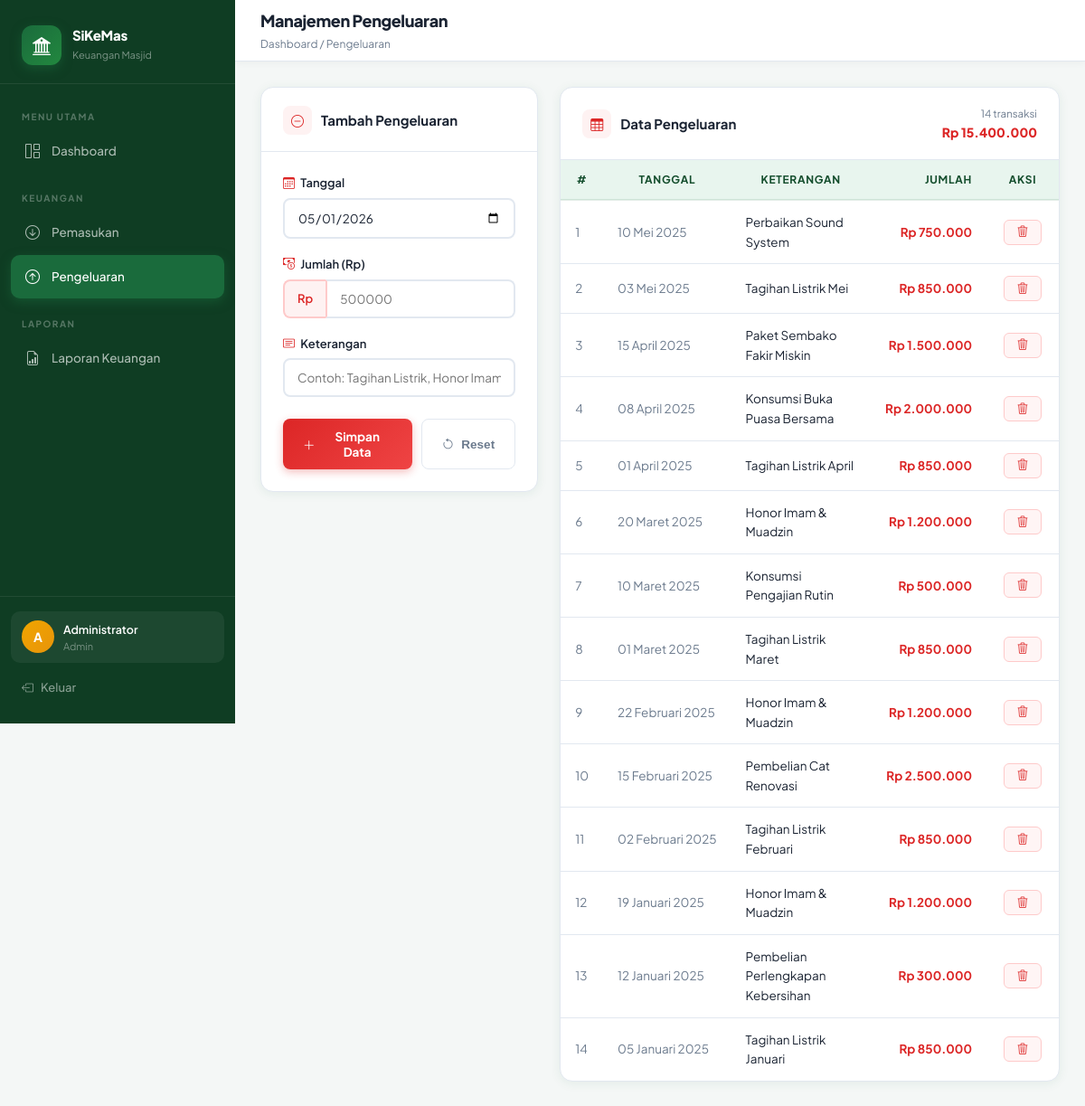
The app's page /pengeluaran.php (signed in) with its own data.
### tables this page shows
CREATE TABLE IF NOT EXISTS pengeluaran (
    id          INT AUTO_INCREMENT PRIMARY KEY,
    tanggal     DATE          NOT NULL,
    jumlah      DECIMAL(15,2) NOT NULL,
    keterangan  VARCHAR(255)  NOT NULL,
    created_at  TIMESTAMP DEFAULT CURRENT_TIMESTAMP
);

### config/koneksi.php (called while the page is built, shortened)
<?php
function rupiah($angka) {
    return 'Rp ' . number_format($angka, 0, ',', '.');
}
function tgl_indo($tanggal) {
    $bulan = [
        '01' => 'Januari',  '02' => 'Februari', '03' => 'Maret',
        '04' => 'April',    '05' => 'Mei',       '06' => 'Juni',
        '07' => 'Juli',     '08' => 'Agustus',   '09' => 'September',
        '10' => 'Oktober',  '11' => 'November',  '12' => 'Desember'
    ];
    $d = explode('-', $tanggal);
    return $d[2] . ' ' . $bulan[$d[1]] . ' ' . $d[0];
}
?>

### pengeluaran.php (the view, shortened to what this page needs)
<?php
require_once 'config/koneksi.php';
$data = mysqli_query($koneksi,
    "SELECT * FROM pengeluaran ORDER BY tanggal DESC, id DESC");
$q_total = mysqli_fetch_assoc(mysqli_query($koneksi,
    "SELECT COALESCE(SUM(jumlah),0) AS total, COUNT(*) AS jml FROM pengeluaran"));
?>
<!DOCTYPE html>
<html lang="id">
<head>
    <link href="https://cdn.jsdelivr.net/npm/bootstrap-icons@1.11.3/font/bootstrap-icons.min.css" rel="stylesheet">
    <link href="assets/css/style.css" rel="stylesheet">
</head>
<body>
<?php include '_sidebar.php'; ?>
<div class="main-wrapper">
    <header class="topbar">
        <div class="topbar-left">
            <div>
                <div class="page-title">Manajemen Pengeluaran</div>
                <div class="page-bread">Dashboard / Pengeluaran</div>
            </div>
        </div>
    </header>
    <main class="page-content">
        <div style="display:grid;grid-template-columns:1fr 1.8fr;gap:24px;align-items:start" class="keluar-grid">
            <div class="content-card">
                <div class="card-header-custom">
                    <div class="card-title-custom">
                        <div class="card-title-icon" style="background:#fef2f2;color:#dc2626">
                            <i class="bi bi-dash-circle"></i>
                        </div>
                        Tambah Pengeluaran
                    </div>
                </div>
                <div class="card-body-custom">
                    <form action="process/tambah_pengeluaran.php" method="POST">
                        <div class="form-group-custom">
                            <label class="form-label-custom">
                                <i class="bi bi-calendar3" style="color:#dc2626;margin-right:4px"></i>
                                Tanggal
                            </label>
                            <input type="date" name="tanggal" id="tanggal"
                                   class="form-control-custom" required
                                   style="--focus-color:#dc2626">
                        </div>
                        <div class="form-group-custom">
                            <label class="form-label-custom">
                                <i class="bi bi-cash-coin" style="color:#dc2626;margin-right:4px"></i>
                                Jumlah (Rp)
                            </label>
                            <div class="input-group-custom">
                                <span class="input-prefix" style="background:#fef2f2;color:#dc2626;border-color:#fecaca">Rp</span>
                                <input type="number" name="jumlah" id="jumlah"
                                       class="form-control-custom"
                                       placeholder="500000"
                                       min="1" required
                                       style="border-left-color:#fecaca">
                            </div>
                        </div>
                        <div class="form-group-custom">
                            <label class="form-label-custom">
                                <i class="bi bi-card-text" style="color:#dc2626;margin-right:4px"></i>
                                Keterangan
                            </label>
                            <input type="text" name="keterangan"
                                   class="form-control-custom"
                                   placeholder="Contoh: Tagihan Listrik, Honor Imam..."
                                   required maxlength="255">
                        </div>
                        <div style="display:flex;gap:10px;margin-top:24px">
                            <button type="submit"
                                style="background:linear-gradient(135deg,#dc2626,#ef4444);color:white;border:none;padding:11px 22px;border-radius:8px;font-size:13.5px;font-weight:700;cursor:pointer;display:inline-flex;align-items:center;gap:8px;box-shadow:0 3px 10px rgba(220,38,38,0.3);transition:all .2s;font-family:inherit"
                                onmouseover="this.style.transform='translateY(-1px)'"
                                onmouseout="this.style.transform=''">
                                <i class="bi bi-plus-lg"></i> Simpan Data
                            </button>
                            <button type="reset" class="btn-secondary-custom">
                                <i class="bi bi-arrow-counterclockwise"></i> Reset
                            </button>
                        </div>
                    </form>
                </div>
            </div>
            <div class="content-card">
                <div class="card-header-custom">
                    <div class="card-title-custom">
                        <div class="card-title-icon" style="background:#fef2f2;color:#dc2626">
                            <i class="bi bi-table"></i>
                        </div>
                        Data Pengeluaran
                    </div>
                    <div style="text-align:right">
                        <div style="font-size:11.5px;color:#6b7a8d"><?= $q_total['jml'] ?> transaksi</div>
                        <div style="font-size:14px;font-weight:800;color:#dc2626"><?= rupiah($q_total['total']) ?></div>
                    </div>
                </div>
                <div style="overflow-x:auto">
                    <table class="table-modern">
                        <thead>
                            <tr>
                                <th style="width:40px">#</th>
                                <th>Tanggal</th>
                                <th>Keterangan</th>
                                <th style="text-align:right">Jumlah</th>
                                <th style="text-align:center;width:80px">Aksi</th>
                            </tr>
                        </thead>
                        <tbody>
                            <?php if (mysqli_num_rows($data) > 0):
                                $no = 1;
                                while ($row = mysqli_fetch_assoc($data)): ?>
                            <tr>
                                <td class="muted"><?= $no++ ?></td>
                                <td class="muted" style="white-space:nowrap"><?= tgl_indo($row['tanggal']) ?></td>
                                <td><?= htmlspecialchars($row['keterangan']) ?></td>
                                <td style="text-align:right;font-weight:700;color:#dc2626;white-space:nowrap">
                                    <?= rupiah($row['jumlah']) ?>
                                </td>
                                <td style="text-align:center">
                                    <button class="btn-danger-custom"
                                        onclick="confirmDelete('process/hapus_pengeluaran.php?id=<?= $row['id'] ?>', '<?= htmlspecialchars(addslashes($row['keterangan'])) ?>')">
                                        <i class="bi bi-trash3"></i>
                                    </button>
                                </td>
                            </tr>
                            <?php endwhile; endif; ?>
                        </tbody>
                    </table>
                </div>
            </div>
        </div>
    </main>
</div>
</body>
</html>

### assets/css/style.css (style rules this page uses)
:root { --primary: #1a6b3c; --primary-dark: #134d2c; --primary-light: #22883f; --primary-soft: #e8f5ee; --accent: #f0a500; --accent-light: #fff8e6; --sidebar-width: 260px; --sidebar-bg: #0f3d23; --sidebar-hover: #1a6b3c; --text-dark: #1a2332; --text-muted: #6b7a8d; --border: #e2e8f0; --white: #ffffff; --bg-page: #f4f7f6; --card-shadow: 0 2px 12px rgba(26,107,60,0.08); --card-shadow-h: 0 8px 28px rgba(26,107,60,0.14); --radius: 14px; --radius-sm: 8px; }
*, *::before, *::after { box-sizing: border-box; margin: 0; padding: 0; }
body { font-family: 'Plus Jakarta Sans', sans-serif; background: var(--bg-page); color: var(--text-dark); font-size: 14px; line-height: 1.6; overflow-x: hidden; }
.main-wrapper { margin-left: var(--sidebar-width); min-height: 100vh; display: flex; flex-direction: column; }
.topbar { background: white; height: 68px; display: flex; align-items: center; justify-content: space-between; padding: 0 28px; border-bottom: 1px solid var(--border); position: sticky; top: 0; z-index: 90; box-shadow: 0 2px 8px rgba(0,0,0,0.04); }
.topbar-left { display: flex; align-items: center; gap: 14px; }
.page-title { font-size: 18px; font-weight: 800; color: var(--text-dark); letter-spacing: -0.4px; }
.page-bread { font-size: 12px; color: var(--text-muted); margin-top: 1px; }
.page-content { padding: 28px; flex: 1; }
.content-card { background: white; border-radius: var(--radius); box-shadow: var(--card-shadow); border: 1px solid var(--border); margin-bottom: 24px; overflow: hidden; }
.card-header-custom { padding: 20px 24px 18px; border-bottom: 1px solid var(--border); display: flex; align-items: center; justify-content: space-between; gap: 12px; }
.card-title-custom { font-size: 15px; font-weight: 700; color: var(--text-dark); display: flex; align-items: center; gap: 10px; }
.card-title-icon { width: 32px; height: 32px; border-radius: 8px; background: var(--primary-soft); display: flex; align-items: center; justify-content: center; color: var(--primary); font-size: 14px; }
.card-body-custom { padding: 24px; }
.table-modern { width: 100%; border-collapse: collapse; }
.table-modern thead th { background: var(--primary-soft); color: var(--primary-dark); font-size: 12px; font-weight: 700; text-transform: uppercase; letter-spacing: 0.7px; padding: 12px 16px; border-bottom: 2px solid rgba(26,107,60,0.12); white-space: nowrap; }
.table-modern tbody tr { border-bottom: 1px solid var(--border); transition: background 0.15s; }
.table-modern tbody tr:last-child { border-bottom: none; }
.table-modern tbody td { padding: 13px 16px; font-size: 13.5px; color: var(--text-dark); vertical-align: middle; }
.table-modern tbody td.muted { color: var(--text-muted); }
.form-group-custom { margin-bottom: 18px; }
.form-label-custom { font-size: 13px; font-weight: 600; color: var(--text-dark); margin-bottom: 6px; display: block; }
.form-control-custom { width: 100%; border: 2px solid var(--border); border-radius: var(--radius-sm); padding: 11px 14px; font-size: 13.5px; font-family: inherit; color: var(--text-dark); background: white; transition: border-color 0.2s, box-shadow 0.2s; outline: none; }
.input-group-custom { display: flex; gap: 0; }
.input-prefix { background: var(--primary-soft); border: 2px solid var(--border); border-right: none; border-radius: var(--radius-sm) 0 0 var(--radius-sm); padding: 0 14px; display: flex; align-items: center; color: var(--primary); font-weight: 600; font-size: 13px; white-space: nowrap; }
.input-group-custom .form-control-custom { border-radius: 0 var(--radius-sm) var(--radius-sm) 0; }
.btn-danger-custom { background: #fff5f5; color: #dc2626; border: 1.5px solid #fecaca; padding: 6px 14px; border-radius: 6px; font-size: 12.5px; font-weight: 600; cursor: pointer; transition: all 0.15s; display: inline-flex; align-items: center; gap: 5px; }
.btn-secondary-custom { background: white; color: var(--text-muted); border: 1.5px solid var(--border); padding: 11px 22px; border-radius: var(--radius-sm); font-size: 13.5px; font-weight: 600; cursor: pointer; transition: all 0.15s; display: inline-flex; align-items: center; gap: 8px; }

### records on screen
pengeluaran: tanggal "10 Mei 2025", keterangan "Perbaikan Sound System", jumlah "Rp 750.000"
pengeluaran: tanggal "03 Mei 2025", keterangan "Tagihan Listrik Mei", jumlah "Rp 850.000"
pengeluaran: tanggal "15 April 2025", keterangan "Paket Sembako Fakir Miskin", jumlah "Rp 1.500.000"
pengeluaran: tanggal "08 April 2025", keterangan "Konsumsi Buka Puasa Bersama", jumlah "Rp 2.000.000"
pengeluaran: tanggal "01 April 2025", keterangan "Tagihan Listrik April", jumlah "Rp 850.000"
pengeluaran: tanggal "20 Maret 2025", keterangan "Honor Imam & Muadzin", jumlah "Rp 1.200.000"
pengeluaran: tanggal "10 Maret 2025", keterangan "Konsumsi Pengajian Rutin", jumlah "Rp 500.000"
pengeluaran: tanggal "01 Maret 2025", keterangan "Tagihan Listrik Maret", jumlah "Rp 850.000"
pengeluaran: tanggal "22 Februari 2025", keterangan "Honor Imam & Muadzin", jumlah "Rp 1.200.000"
pengeluaran: tanggal "15 Februari 2025", keterangan "Pembelian Cat Renovasi", jumlah "Rp 2.500.000"
pengeluaran: tanggal "02 Februari 2025", keterangan "Tagihan Listrik Februari", jumlah "Rp 850.000"
pengeluaran: tanggal "19 Januari 2025", keterangan "Honor Imam & Muadzin", jumlah "Rp 1.200.000"
pengeluaran: tanggal "12 Januari 2025", keterangan "Pembelian Perlengkapan Kebersihan", jumlah "Rp 300.000"
pengeluaran: tanggal "05 Januari 2025", keterangan "Tagihan Listrik Januari", jumlah "Rp 850.000"

### other values on screen
substr($_SESSION['user_nama'] ?? 'A', 0, 1) "A"
$_SESSION['user_nama'] "Administrator"
$_SESSION['user_role'] "Admin"
$q_total['jml'] "14"
rupiah($q_total['total']) "Rp 15.400.000"
